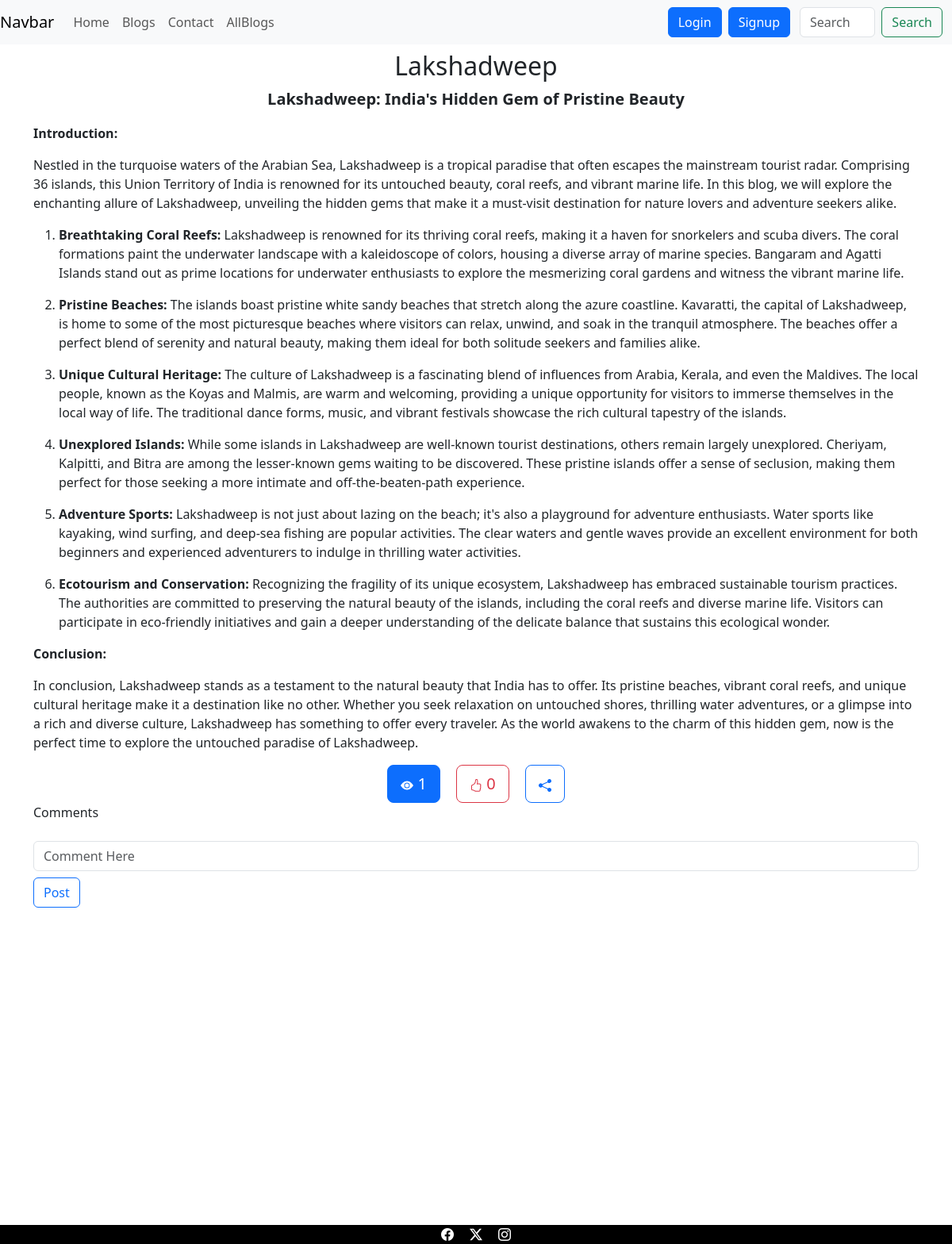
Screenshot of /blog_details/4/ with the database file from the repository.
### myBlogs/models.py (models this page shows, shortened)
class blog_post(models.Model):
    blog_title = models.CharField(max_length=80)
    blog_img = models.ImageField(upload_to='images/')
    blog_description=RichTextField()
    Blog_cat = models.ForeignKey(blog_category,null=True, default= None ,on_delete=models.CASCADE)
    like_count =models.IntegerField(default=0, null = True)
    view_count = models.IntegerField(default=0, null = True)

### myBlogs/views.py (the view)
# urls.py: path('blog_details/<str:blog_id>/',views.blog_details,name ='blog_details'),
def blog_details(request, blog_id):
    obj = get_object_or_404(blog_post, pk=blog_id)
    z=obj.view_count
    z=z+1
    obj.view_count=z
    obj.save()
    return render(request,'myblogs/blog_details.html', {"obj":obj})

### myBlogs/templates/myBlogs/blog_details.html (shortened to what this page needs)
<!DOCTYPE html>
<html lang="en">
  <head>
    <link href="https://cdn.jsdelivr.net/npm/bootstrap@5.3.2/dist/css/bootstrap.min.css" rel="stylesheet" />
    {% include 'myBlogs/navigation_bar.html' %}
  </head>
  <body>
    <div class="container mt-2">
      <h2 class="text-center">{{ obj.blog_title }}</h2>
      {{ obj.blog_description|safe }}
      <div class="container text-center">
        <a href="#" class="btn btn-primary btn-lg mx-2">
          <svg xmlns="http://www.w3.org/2000/svg" width="16" height="16" fill="currentColor" class="bi bi-eye-fill" viewBox="0 0 16 16">
            <path d="M10.5 8a2.5 2.5 0 1 1-5 0 2.5 2.5 0 0 1 5 0" />
            <path d="M0 8s3-5.5 8-5.5S16 8 16 8s-3 5.5-8 5.5S0 8 0 8m8 3.5a3.5 3.5 0 1 0 0-7 3.5 3.5 0 0 0 0 7" />
          </svg> {{ obj.view_count }}
        </a>
        <a href="{% url 'add_like' obj.id %}" class="btn btn-outline-danger btn-lg mx-2">
           {{ obj.like_count }}
        </a>
        <a href="#" class="btn btn-outline-primary btn-lg mx-2">
          <svg xmlns="http://www.w3.org/2000/svg" width="16" height="16" fill="currentColor" class="bi bi-share-fill" viewBox="0 0 16 16">
            <path d="M11 2.5a2.5 2.5 0 1 1 .603 1.628l-6.718 3.12a2.5 2.5 0 0 1 0 1.504l6.718 3.12a2.5 2.5 0 1 1-.488.876l-6.718-3.12a2.5 2.5 0 1 1 0-3.256l6.718-3.12A2.5 2.5 0 0 1 11 2.5" />
          </svg>
        </a>
      </div>
      <div class="form-group">
        <form method="post" action="">
          <lable>Comments</lable>
          <input type="text" class="form-control mt-4" placeholder="Comment Here" id="comment" name="comment" />
          <button type="submit" class="btn btn-outline-primary mt-2">Post</button>
        </form>
      </div>
    </div>
    <footer>
      {% include 'myBlogs/footer.html' %}
    </footer>
  </body>
</html>

### rows the page displays
blog_post: blog_title "Lakshadweep", blog_description "Lakshadweep: India's Hidden Gem of Pristine Beauty Introduction: Nestled in the turquoise waters of the Arabian Sea, Lakshadweep is a tropical paradise that often escapes the mainstream tourist radar. Comprising 36 islands, this Union Territory of India is renowned for its untouched beauty, coral reefs, and vibrant marine life. In this blog, we will explore the enchanting allure of Lakshadweep, unveiling the hidden gems that make it a must-visit destination for nature lovers and adventure seekers alike. Breathtaking Coral Reefs: Lakshadweep is renowned for its thriving coral reefs, making it a haven for snorkelers and scuba divers. The coral formations paint the underwater landscape with a…", view_count "1", like_count "0"
